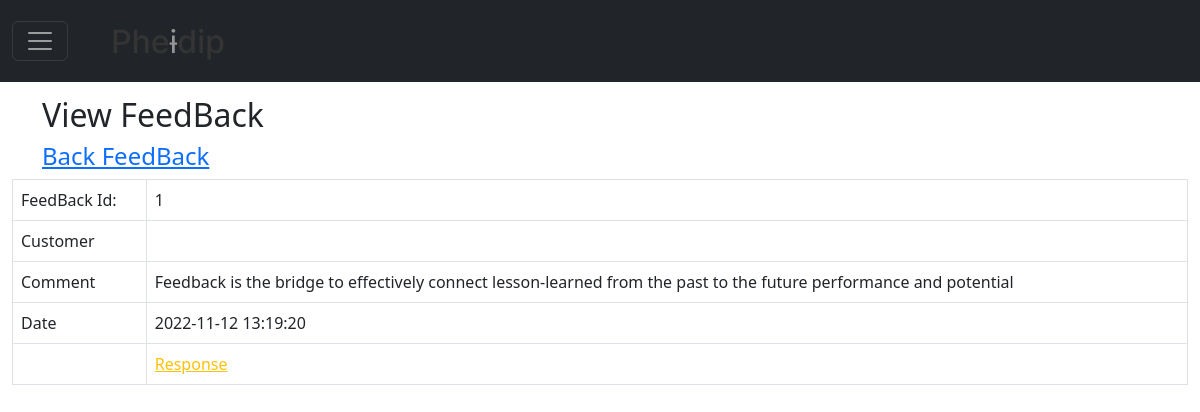
/DetailsFeedBack.php?code=1 (signed in), run on the app's committed database.
### tables this page shows
CREATE TABLE `tbFeedback`(
    `FeedbackID` int NOT NULL AUTO_INCREMENT,
    `UserID` int,
    `GuestID` int,
    `Content` text NOT NULL,
    `Date` datetime NOT NULL,
    PRIMARY KEY(FeedbackID)
);

### DetailsFeedBack.php (the view, shortened to what this page needs)
<!DOCTYPE html>
<html lang="en">
<?php
include_once 'php/DBConnect.php';
$code = $_GET["code"];
$query = "SELECT * FROM tbfeedback where FeedBackId = '{$code}'";
$rs = mysqli_query($conn, $query);
$field = mysqli_fetch_array($rs);
include 'php/htmlHead.php';
include 'php/sidebar.php';
?>
<div class="container-fluid">
    <div class="container">
        <h2>View FeedBack</h2>
        <h4><a href="ViewFeedBack.php">Back FeedBack</a></h4>
    </div>
    <div>
        <form action="" method="post">
            <table class="table table-hove table-bordered">
                <tr>
                    <td>FeedBack Id:</td>
                    <td><?= $field[0] ?></td>
                </tr>
                <tr>
                    <td>Customer</td>
                    <td></td>
                </tr>
                <tr>
                    <td>Comment</td>
                    <td><?= $field[3] ?></td>
                </tr>
                <tr>
                    <td>Date</td>
                    <td><?= $field[4] ?></td>
                </tr>
                <tr>
                    <td></td>
                    <td><a href="responseFeedBack.php" class="text-warning">Response</a></td>
                </tr>
            </table>
        </form>
    </div>
</div>
<?php
include 'php/htmlBody.php';
?>

### data on the page
tbfeedback: FeedbackID "1", Content "Feedback is the bridge to effectively connect lesson-learned from the past to the future performance and potential", Date "2022-11-12 13:19:20"
